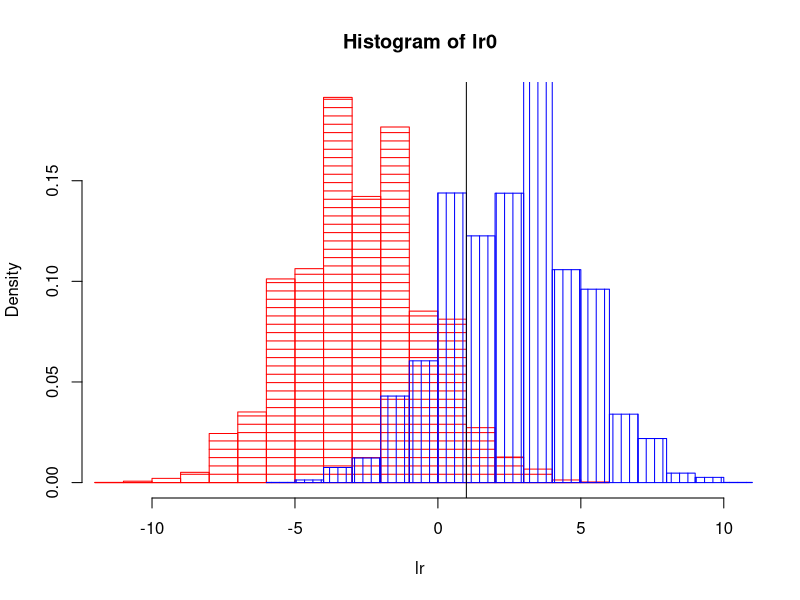

Source code (R):
# Перевірка гіпотез для біноміального розподілу
set.seed(3)
alpha <- 0.05
n <- 65
B <- 10000
p0 <- 0.5
p1 <- 3/5
m <- 2

S_fun <- function(p0, p1) {
  S <- log(p1*(1-p0)/(p0*(1-p1)))
  return(S)
}
s <- S_fun(p0, p1)
S0 <- replicate(B, {
  k0 <- rbinom(n, m, p0)
  log(p1*(1-p0)/(p0*(1-p1))) * k0
})
c_alpha <- quantile(S0, 1-alpha)
mean(S0 > s)

f0 <- function(x){log(dbinom(x, m, p0))}
f1 <- function(x){log(dbinom(x, m, p1))}
lr <- function(x){sum(sapply(x, f1) - sapply(x, f0))}
gen0 <- function(n)rbinom(n, m, p0)
gen1 <- function(n)rbinom(n, m, p1)
lr0 <- replicate(B, lr(gen0(n)))
lr1 <- replicate(B, lr(gen1(n)))
Ca <- quantile(lr0, 1-alpha)
mean(lr1 < Ca)

mi <- min(c(lr0, lr1))
mx <- max(c(lr0, lr1))
hist(lr0, breaks=15, probability=TRUE, angle=0, density=12, xlim=c(mi,mx), col="red", xlab="lr")
hist(lr1, breaks=15, probability=TRUE, angle=90, density=12, xlim=c(mi,mx), col="blue", add=TRUE)
abline(v=Ca)
